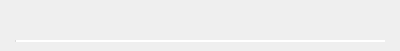
<?xml version="1.0" encoding="UTF-8"?>
<ui version="4.0">
 <class>ActiveTransfer</class>
 <widget class="QWidget" name="ActiveTransfer">
  <property name="geometry">
   <rect>
    <x>0</x>
    <y>0</y>
    <width>400</width>
    <height>51</height>
   </rect>
  </property>
  <property name="minimumSize">
   <size>
    <width>400</width>
    <height>51</height>
   </size>
  </property>
  <property name="maximumSize">
   <size>
    <width>400</width>
    <height>51</height>
   </size>
  </property>
  <property name="windowTitle">
   <string/>
  </property>
  <property name="styleSheet">
   <string notr="true">#lFileName
{
    font-family: &quot;Source Sans Pro&quot;;
    font-size: 13px;
    color: #333333;
    border: none;
}

#pProgress, #lFileType
{
	border: none;
}
</string>
  </property>
  <layout class="QVBoxLayout" name="verticalLayout">
   <property name="spacing">
    <number>0</number>
   </property>
   <property name="leftMargin">
    <number>15</number>
   </property>
   <property name="topMargin">
    <number>9</number>
   </property>
   <property name="rightMargin">
    <number>15</number>
   </property>
   <property name="bottomMargin">
    <number>9</number>
   </property>
   <item>
    <widget class="QWidget" name="widget" native="true">
     <layout class="QHBoxLayout" name="horizontalLayout">
      <property name="spacing">
       <number>4</number>
      </property>
      <property name="leftMargin">
       <number>1</number>
      </property>
      <property name="topMargin">
       <number>6</number>
      </property>
      <property name="rightMargin">
       <number>0</number>
      </property>
      <property name="bottomMargin">
       <number>0</number>
      </property>
      <item>
       <widget class="QPushButton" name="lTransferType">
        <property name="sizePolicy">
         <sizepolicy hsizetype="Minimum" vsizetype="Maximum">
          <horstretch>0</horstretch>
          <verstretch>0</verstretch>
         </sizepolicy>
        </property>
        <property name="minimumSize">
         <size>
          <width>12</width>
          <height>12</height>
         </size>
        </property>
        <property name="maximumSize">
         <size>
          <width>12</width>
          <height>12</height>
         </size>
        </property>
        <property name="focusPolicy">
         <enum>Qt::NoFocus</enum>
        </property>
        <property name="styleSheet">
         <string notr="true">border: none;</string>
        </property>
        <property name="text">
         <string/>
        </property>
        <property name="iconSize">
         <size>
          <width>12</width>
          <height>12</height>
         </size>
        </property>
       </widget>
      </item>
      <item>
       <widget class="QPushButton" name="lFileType">
        <property name="minimumSize">
         <size>
          <width>20</width>
          <height>22</height>
         </size>
        </property>
        <property name="maximumSize">
         <size>
          <width>20</width>
          <height>22</height>
         </size>
        </property>
        <property name="text">
         <string/>
        </property>
        <property name="iconSize">
         <size>
          <width>20</width>
          <height>22</height>
         </size>
        </property>
       </widget>
      </item>
      <item>
       <widget class="QLabel" name="lFileName">
        <property name="minimumSize">
         <size>
          <width>300</width>
          <height>25</height>
         </size>
        </property>
        <property name="maximumSize">
         <size>
          <width>300</width>
          <height>25</height>
         </size>
        </property>
        <property name="font">
         <font>
          <family>Source Sans Pro</family>
          <pointsize>-1</pointsize>
         </font>
        </property>
        <property name="focusPolicy">
         <enum>Qt::StrongFocus</enum>
        </property>
        <property name="text">
         <string/>
        </property>
       </widget>
      </item>
      <item>
       <spacer name="horizontalSpacer">
        <property name="orientation">
         <enum>Qt::Horizontal</enum>
        </property>
        <property name="sizeHint" stdset="0">
         <size>
          <width>40</width>
          <height>0</height>
         </size>
        </property>
       </spacer>
      </item>
     </layout>
    </widget>
   </item>
   <item>
    <widget class="QProgressBar" name="pProgress">
     <property name="minimumSize">
      <size>
       <width>368</width>
       <height>2</height>
      </size>
     </property>
     <property name="maximumSize">
      <size>
       <width>16777215</width>
       <height>2</height>
      </size>
     </property>
     <property name="maximum">
      <number>1000</number>
     </property>
     <property name="value">
      <number>0</number>
     </property>
    </widget>
   </item>
  </layout>
 </widget>
 <tabstops>
  <tabstop>lFileName</tabstop>
 </tabstops>
 <resources/>
 <connections/>
</ui>
